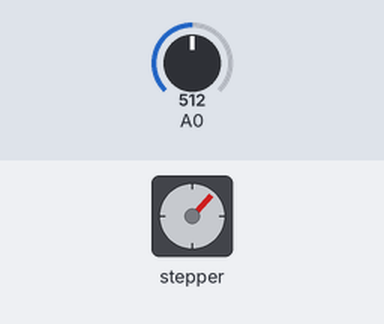
Bench run of a sketch on a simulated Arduino Uno, built with avr-gcc and run on an emulated ATmega328P. Shown: stepper motor. Inputs (shaded band) come from the test bench; at power-on: A0 = 512. Stepper angles assume 100 steps per turn.

Above: at 2.5 s.
2.6 s: A0 set to 716
At 2.75 s:
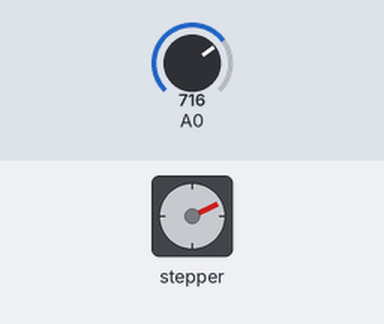
4.4 s: A0 set to 900
At 6.2 s:
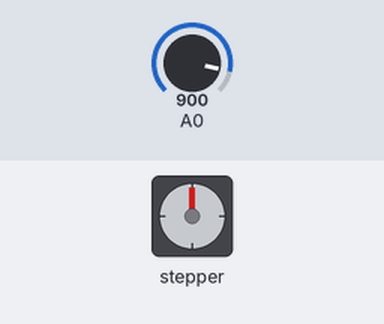
6.5 s: A0 set to 511
At 6.65 s:
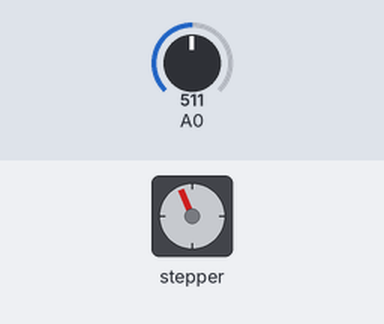
9.5 s: A0 set to 0
At 10.25 s:
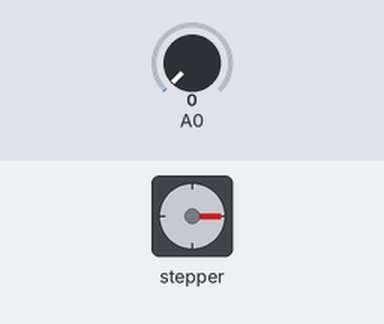
Timing chart, 0 to 12.7 s (numbered marks = the images above; inputs shaded):
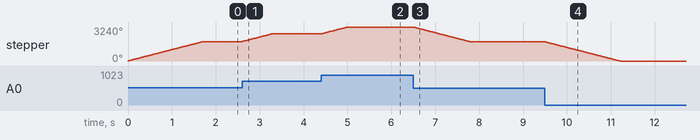

Measured:
- after the input at 2.6 s, stepper: turns 734° clockwise in 0.67 s, starting at once
- after the input at 4.4 s, stepper: turns 663° clockwise in 0.60 s, starting at once
- after the input at 6.5 s, stepper: turns 1401° counter-clockwise in 1.3 s, starting at once
- after the input at 9.5 s, stepper: turns 1839° counter-clockwise in 1.7 s, starting at once
- by itself, stepper: turns 1843° clockwise in 1.7 s

The sketch:

Lesson_21_Stepper_Motor.ino
```cpp
/***************************************************
//StepperTest
//Description: You should see the rocker arm of the stepper motor spin clockwise and counterclockwise alternately.
//Email:support@sunfounder.com
//Website:www.sunfounder.com
//2018/12/28
**********************************************/

#include <Stepper.h>   //include a head file

//the steps of a circle
#define STEPS 100

//set steps and the connection with MCU
Stepper stepper(STEPS, 2, 3, 4, 5);

//available to store previous value
int previous = 0;

void setup()
{
  //speed of 180 per minute
  stepper.setSpeed(180);
}

void loop()
{
  //get analog value
  int val = analogRead(0);
  //current reading minus the reading of history
  stepper.step(val - previous);  //Turn the motor in val-previous steps
  //store as prevous value
  previous = val;
}
```
